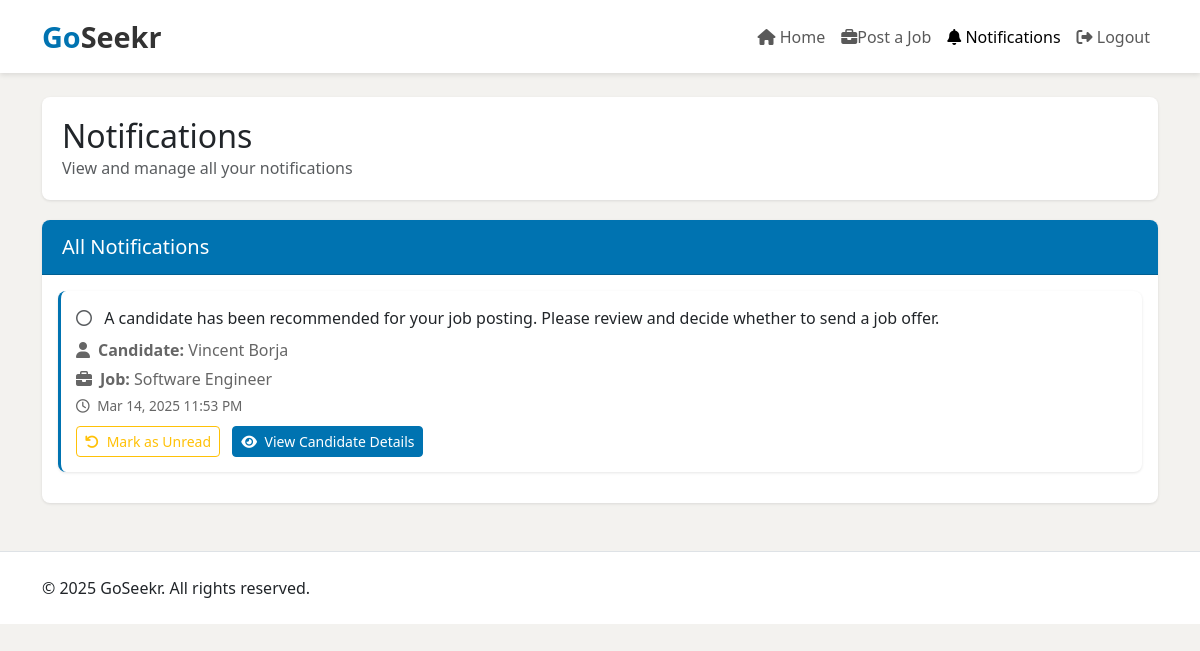
Before: /employer/notifications.php (signed in) with the older database file.
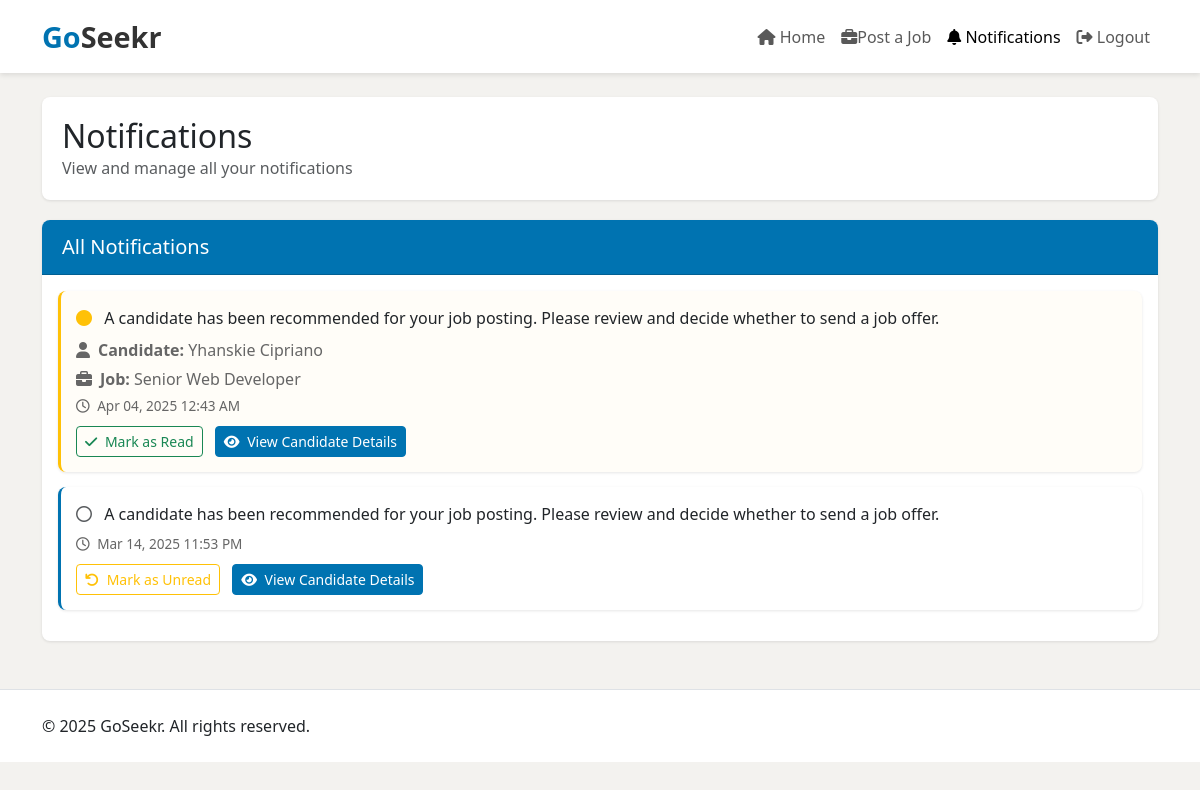
After: the same page with the newer database file.
### tables this page shows
CREATE TABLE `notifications` (
  `notification_id` int(11) NOT NULL,
  `user_id` int(11) NOT NULL,
  `message` text NOT NULL,
  `status` enum('unread','read') DEFAULT 'unread',
  `created_at` timestamp NOT NULL DEFAULT current_timestamp(),
  `interview_id` int(11) DEFAULT NULL
);

CREATE TABLE `users` (
  `user_id` int(11) NOT NULL,
  `full_name` varchar(255) NOT NULL,
  `email` varchar(255) NOT NULL,
  `password_hash` varchar(255) NOT NULL,
  `user_type` enum('job_seeker','employer','admin') NOT NULL,
  `status` enum('pending','verified','rejected') DEFAULT 'pending',
  `created_at` timestamp NOT NULL DEFAULT current_timestamp()
);

CREATE TABLE `job_postings` (
  `job_id` int(11) NOT NULL,
  `employer_id` int(11) NOT NULL,
  `title` varchar(255) NOT NULL,
  `description` text NOT NULL,
  `requirements` text NOT NULL,
  `skills` text NOT NULL,
  `status` enum('pending','approved','rejected','unavailable') NOT NULL,
  `created_at` timestamp NOT NULL DEFAULT current_timestamp(),
  `location` varchar(255) DEFAULT NULL,
  `quota` int(11) DEFAULT 1
);

### employer/notifications.php (the view, shortened to what the changed rows need)
<?php
include '../db.php';
$employer_id = $_SESSION['user_id'];
$sql = "SELECT * FROM notifications WHERE user_id = ? ORDER BY created_at DESC";
$stmt = $conn->prepare($sql);
$stmt->bind_param("i", $employer_id);
$stmt->execute();
$result = $stmt->get_result();
?>
<!DOCTYPE html>
<html lang="en">
<head>
    <link href="https://cdn.jsdelivr.net/npm/bootstrap@5.3.0/dist/css/bootstrap.min.css" rel="stylesheet">
    <link rel="stylesheet" href="https://cdnjs.cloudflare.com/ajax/libs/font-awesome/6.4.0/css/all.min.css">
</head>
<body>
    <div class="container mt-4">
        <div class="page-header">
            <div class="d-flex justify-content-between align-items-center">
                <h2 class="mb-0">Notifications</h2>
            </div>
        </div>
        <div class="card">
            <div class="card-body">
                <?php if ($result->num_rows > 0): ?>
                    <?php while ($notification = $result->fetch_assoc()): ?>
                        <?php
                        $candidate_name = null;
                        $job_title = null;
                        if ($notification['message'] === "A candidate has been recommended for your job posting. Please review and decide whether to send a job offer.") {
                            $interview_id = $notification['interview_id'];
                            $sql_interview = "SELECT a.seeker_id, a.job_id
                                            FROM interviews i
                                            JOIN applications a ON i.application_id = a.application_id
                                            WHERE i.interview_id = ?";
                            $stmt_interview = $conn->prepare($sql_interview);
                            $stmt_interview->bind_param("i", $interview_id);
                            $stmt_interview->execute();
                            $interview_result = $stmt_interview->get_result();
                            if ($interview_result->num_rows > 0) {
                                $interview_data = $interview_result->fetch_assoc();
                                $seeker_id = $interview_data['seeker_id'];
                                $job_id = $interview_data['job_id'];
                                $sql_candidate = "SELECT full_name FROM users WHERE user_id = ?";
                                $stmt_candidate = $conn->prepare($sql_candidate);
                                $stmt_candidate->bind_param("i", $seeker_id);
                                $stmt_candidate->execute();
                                $candidate_result = $stmt_candidate->get_result();
                                if ($candidate_result->num_rows > 0) {
                                    $candidate_name = $candidate_result->fetch_assoc()['full_name'];
                                }
                                $sql_job = "SELECT title FROM job_postings WHERE job_id = ?";
                                $stmt_job = $conn->prepare($sql_job);
                                $stmt_job->bind_param("i", $job_id);
                                $stmt_job->execute();
                                $job_result = $stmt_job->get_result();
                                if ($job_result->num_rows > 0) {
                                    $job_title = $job_result->fetch_assoc()['title'];
                                }
                            }
                        }
                        ?>
                        <div class="notification-item <?php echo $notification['status'] === 'unread' ? 'unread' : ''; ?>">
                            <div class="notification-message">
                                <i class="<?php echo $notification['status'] === 'unread' ? 'fas fa-circle text-warning me-2' : 'far fa-circle text-muted me-2'; ?>"></i>
                                <?php echo $notification['message']; ?>
                            </div>
                            <?php if ($candidate_name && $job_title): ?>
                                <div class="notification-detail">
                                    <strong><i class="fas fa-user me-2"></i>Candidate:</strong> <?php echo $candidate_name; ?>
                                </div>
                                <div class="notification-detail">
                                    <strong><i class="fas fa-briefcase me-2"></i>Job:</strong> <?php echo $job_title; ?>
                                </div>
                            <?php endif; ?>
                            <div class="notification-time">
                                <i class="far fa-clock me-1"></i>
                                <?php echo date('M d, Y h:i A', strtotime($notification['created_at'])); ?>
                            </div>
                            <div class="notification-actions">
                                <?php if ($notification['status'] === 'unread'): ?>
                                    <a href="?mark_as_read=<?php echo $notification['notification_id']; ?>" class="btn btn-sm btn-outline-success">
                                        <i class="fas fa-check me-1"></i> Mark as Read
                                    </a>
                                <?php else: ?>
                                    <a href="?mark_as_unread=<?php echo $notification['notification_id']; ?>" class="btn btn-sm btn-outline-warning">
                                        <i class="fas fa-undo me-1"></i> Mark as Unread
                                    </a>
                                <?php endif; ?>
                                <?php if ($notification['message'] === "A candidate has been recommended for your job posting. Please review and decide whether to send a job offer." && isset($seeker_id) && isset($job_id)): ?>
                                    <a href="view_candidate_details.php?seeker_id=<?php echo $seeker_id; ?>&job_id=<?php echo $job_id; ?>" class="btn btn-sm btn-primary ms-2">
                                        <i class="fas fa-eye me-1"></i> View Candidate Details
                                    </a>
                                <?php endif; ?>
                            </div>
                        </div>
                    <?php endwhile; ?>
                <?php endif; ?>
            </div>
        </div>
    </div>
</body>
</html>

Changed rows visible on the page:
added notifications: message "A candidate has been recommended for your job posting. Please review and decide whether to send a job offer.", users.full_name "Yhanskie Cipriano", job_postings.title "Senior Web Developer", created_at "Apr 04, 2025 12:43 AM", status "unread" (drawn)
changed notifications "Mar 14, 2025 11:53 PM": users.full_name "Vincent Borja" → (not shown); job_postings.title "Software Engineer" → (not shown)
